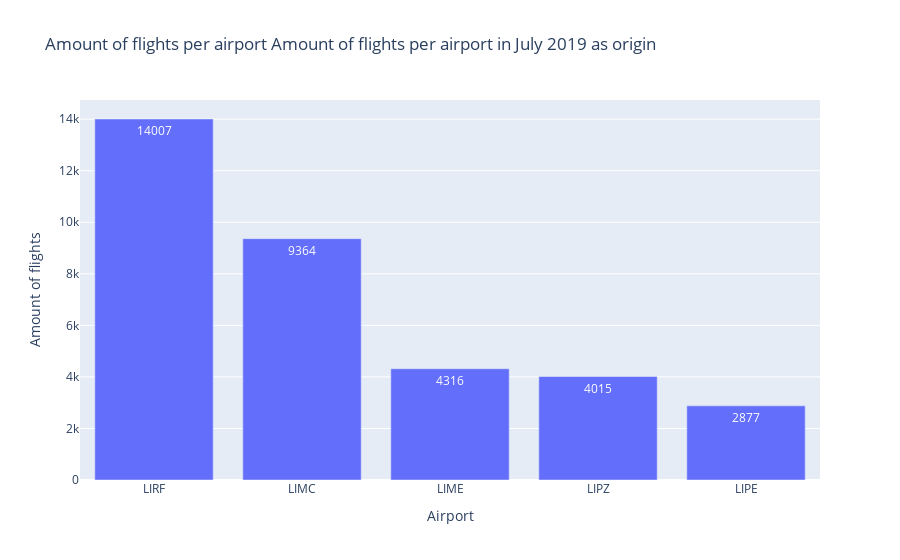
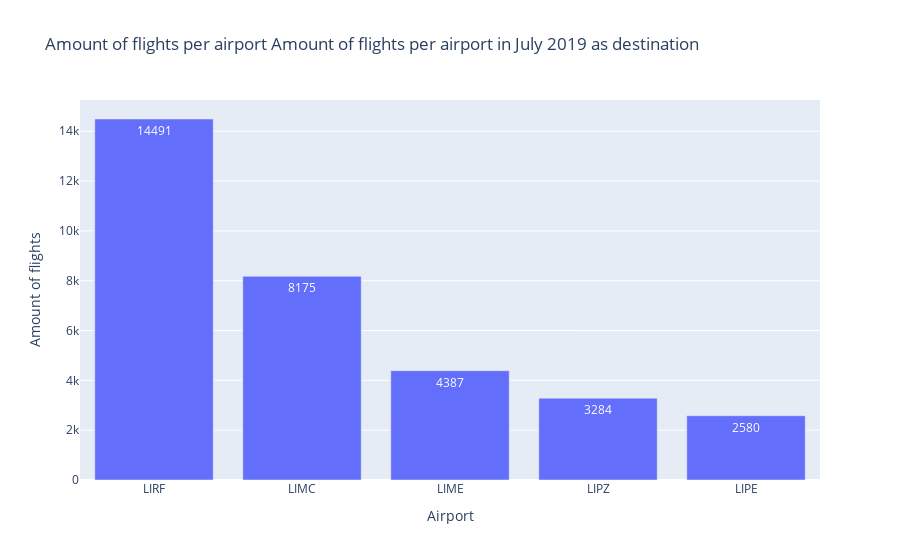
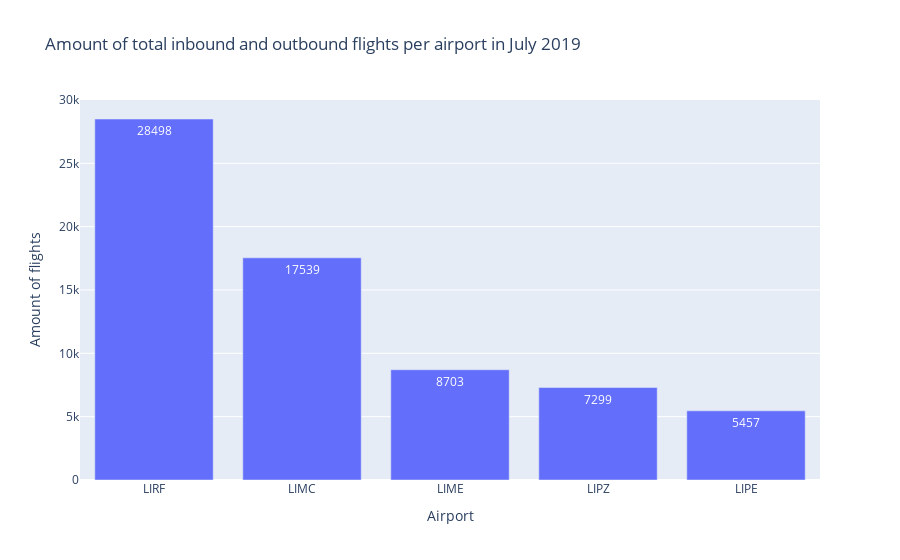

Notebook code cell kept with these figures, in order:
### Code cell
#import pandas and numpy to work with databases from the airports
import pandas as pd
import numpy as np

#import the flight data from the italy in july 2019
df = pd.read_csv('C:/Users/thoma/Downloads/flightlist_20190701_20190731.csv.gz', compression='gzip', header=0, sep=',', quotechar='"')
df.head()

#Filter the database so only the airports of interest are included
df1 = df[(df['origin'] == 'LIME') | (df['origin'] == 'LIPZ') | (df['origin'] == 'LIPE') | (df['origin'] == 'LIRF') | (df['origin'] == 'LIMC') | (df['destination'] == 'LIME') | (df['destination'] == 'LIPZ') | (df['destination'] == 'LIPE') | (df['destination'] == 'LIRF') | (df['destination'] == 'LIMC')]
df1.head(10)

#show the amount of inbounds and outbounds flights
df1['origin'].value_counts()
df1['destination'].value_counts()

#Show the amount of outbound flights per airport and create a bar chart
import plotly.express as px
fig = px.bar(df1, x=df1['origin'].value_counts().index, y=df1['origin'].value_counts().values, title='Amount of flights per airport Amount of flights per airport in July 2019 as origin')
fig.update_xaxes(title_text='Airport')
fig.update_yaxes(title_text='Amount of flights')
fig.update_traces(text=df1['origin'].value_counts().values)
fig.update_xaxes(range=(-0.5, 4.5))
fig.show()

#Show the amount of inbound flights per airport and create a bar chart
import plotly.express as px
fig = px.bar(df1, x=df1['destination'].value_counts().index, y=df1['destination'].value_counts().values, title='Amount of flights per airport Amount of flights per airport in July 2019 as destination')
fig.update_xaxes(title_text='Airport')
fig.update_yaxes(title_text='Amount of flights')
fig.update_traces(text=df1['destination'].value_counts().values)
fig.update_xaxes(range=(-0.5, 4.5))
fig.show()

#combine the amount of inbound and outbound flights per airport and create a new dataframe with inbound, outbound and total flights
df2 = pd.concat([df1['origin'].value_counts(), df1['destination'].value_counts()], axis=1)
df2.columns = ['origin', 'destination']
df2['total'] = df2['origin'] + df2['destination']
df2 = df2.sort_values(by='total', ascending=False)
df2.head(5)

#add the month and the year to the dataframe and show this new dataframe
df2['year'] = 2019
df2['month'] = 7
print(df2.head(5))

#plot the total number of flights per airport in a bar chart
import plotly.express as px
fig = px.bar(df2, x=df2.index, y=df2['total'], title='Amount of total inbound and outbound flights per airport in July 2019')
fig.update_xaxes(title_text='Airport')
fig.update_yaxes(title_text='Amount of flights')
fig.update_traces(text=df2['total'])
fig.update_xaxes(range=(-0.5, 4.5))
fig.show()

#safe the shortend and filterd data to a new csv file, this csv file will be used in the last section to answer the subquestion
df2.to_csv('C:/Users/thoma/Downloads/flightlist_short_20190701_20190731.csv.gz', compression='gzip', header=True, sep=',', quotechar='"')

### Figure 1 — Plotly figure (JSON) as saved in the notebook; plotly's stock layout.template omitted (floating-point values rounded to 4 significant figures; data arrays with more than 128 entries replaced by an {"elided": "..."} marker saying what was removed)
{"data": [{"alignmentgroup": "True", "hovertemplate": "x=%{x}<br>y=%{y}<extra></extra>", "legendgroup": "", "marker": {"color": "#636efa", "pattern": {"shape": ""}}, "name": "", "offsetgroup": "", "orientation": "v", "showlegend": false, "text": {"elided": "340 int values"}, "textposition": "auto", "type": "bar", "x": {"elided": "340 str values"}, "xaxis": "x", "y": {"elided": "340 int values"}, "yaxis": "y"}], "layout": {"barmode": "relative", "legend": {"tracegroupgap": 0}, "title": {"text": "Amount of flights per airport Amount of flights per airport in July 2019 as origin"}, "xaxis": {"anchor": "y", "domain": [0, 1], "range": [-0.5, 4.5], "title": {"text": "Airport"}}, "yaxis": {"anchor": "x", "domain": [0, 1], "title": {"text": "Amount of flights"}}}}

### Figure 2 — Plotly figure (JSON) as saved in the notebook; plotly's stock layout.template omitted (floating-point values rounded to 4 significant figures; data arrays with more than 128 entries replaced by an {"elided": "..."} marker saying what was removed)
{"data": [{"alignmentgroup": "True", "hovertemplate": "x=%{x}<br>y=%{y}<extra></extra>", "legendgroup": "", "marker": {"color": "#636efa", "pattern": {"shape": ""}}, "name": "", "offsetgroup": "", "orientation": "v", "showlegend": false, "text": {"elided": "415 int values"}, "textposition": "auto", "type": "bar", "x": {"elided": "415 str values"}, "xaxis": "x", "y": {"elided": "415 int values"}, "yaxis": "y"}], "layout": {"barmode": "relative", "legend": {"tracegroupgap": 0}, "title": {"text": "Amount of flights per airport Amount of flights per airport in July 2019 as destination"}, "xaxis": {"anchor": "y", "domain": [0, 1], "range": [-0.5, 4.5], "title": {"text": "Airport"}}, "yaxis": {"anchor": "x", "domain": [0, 1], "title": {"text": "Amount of flights"}}}}

### Figure 3 — Plotly figure (JSON) as saved in the notebook; plotly's stock layout.template omitted (floating-point values rounded to 4 significant figures; data arrays with more than 128 entries replaced by an {"elided": "..."} marker saying what was removed)
{"data": [{"alignmentgroup": "True", "hovertemplate": "index=%{x}<br>total=%{y}<extra></extra>", "legendgroup": "", "marker": {"color": "#636efa", "pattern": {"shape": ""}}, "name": "", "offsetgroup": "", "orientation": "v", "showlegend": false, "text": {"elided": "491 int values"}, "textposition": "auto", "type": "bar", "x": {"elided": "491 str values"}, "xaxis": "x", "y": {"elided": "491 int values"}, "yaxis": "y"}], "layout": {"barmode": "relative", "legend": {"tracegroupgap": 0}, "title": {"text": "Amount of total inbound and outbound flights per airport in July 2019"}, "xaxis": {"anchor": "y", "domain": [0, 1], "range": [-0.5, 4.5], "title": {"text": "Airport"}}, "yaxis": {"anchor": "x", "domain": [0, 1], "title": {"text": "Amount of flights"}}}}
